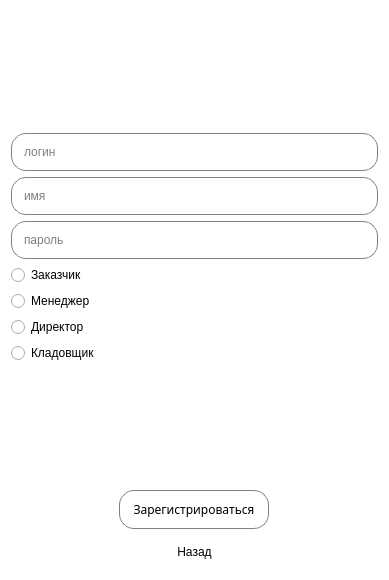
<?xml version="1.0" encoding="UTF-8"?>
<ui version="4.0">
 <class>Dialog</class>
 <widget class="QDialog" name="Dialog">
  <property name="geometry">
   <rect>
    <x>0</x>
    <y>0</y>
    <width>389</width>
    <height>580</height>
   </rect>
  </property>
  <property name="windowTitle">
   <string>Dialog</string>
  </property>
  <property name="styleSheet">
   <string notr="true">background: white;</string>
  </property>
  <layout class="QVBoxLayout" name="verticalLayout_2">
   <item>
    <layout class="QVBoxLayout" name="verticalLayout">
     <item>
      <spacer name="verticalSpacer_2">
       <property name="orientation">
        <enum>Qt::Vertical</enum>
       </property>
       <property name="sizeHint" stdset="0">
        <size>
         <width>20</width>
         <height>40</height>
        </size>
       </property>
      </spacer>
     </item>
     <item>
      <widget class="QLineEdit" name="login_field">
       <property name="styleSheet">
        <string notr="true">QLineEdit {
border: 1px solid gray;
border-radius: 15px;
padding: 10px;
}</string>
       </property>
       <property name="echoMode">
        <enum>QLineEdit::Normal</enum>
       </property>
       <property name="placeholderText">
        <string>логин</string>
       </property>
      </widget>
     </item>
     <item>
      <widget class="QLineEdit" name="name_field">
       <property name="styleSheet">
        <string notr="true">QLineEdit {
border: 1px solid gray;
border-radius: 15px;
padding: 10px;
}</string>
       </property>
       <property name="inputMethodHints">
        <set>Qt::ImhMultiLine|Qt::ImhPreferNumbers</set>
       </property>
       <property name="inputMask">
        <string/>
       </property>
       <property name="text">
        <string notr="true"/>
       </property>
       <property name="echoMode">
        <enum>QLineEdit::Normal</enum>
       </property>
       <property name="placeholderText">
        <string>имя</string>
       </property>
      </widget>
     </item>
     <item>
      <widget class="QLineEdit" name="password_field">
       <property name="styleSheet">
        <string notr="true">QLineEdit {
border: 1px solid gray;
border-radius: 15px;
padding: 10px;
}</string>
       </property>
       <property name="inputMethodHints">
        <set>Qt::ImhHiddenText|Qt::ImhMultiLine|Qt::ImhNoAutoUppercase|Qt::ImhNoPredictiveText|Qt::ImhPreferNumbers|Qt::ImhSensitiveData</set>
       </property>
       <property name="inputMask">
        <string/>
       </property>
       <property name="text">
        <string notr="true"/>
       </property>
       <property name="echoMode">
        <enum>QLineEdit::Password</enum>
       </property>
       <property name="placeholderText">
        <string>пароль</string>
       </property>
      </widget>
     </item>
     <item>
      <widget class="QRadioButton" name="customer_radio">
       <property name="text">
        <string>Заказчик</string>
       </property>
       <attribute name="buttonGroup">
        <string notr="true">buttonGroup</string>
       </attribute>
      </widget>
     </item>
     <item>
      <widget class="QRadioButton" name="manager_radio">
       <property name="text">
        <string>Менеджер</string>
       </property>
       <attribute name="buttonGroup">
        <string notr="true">buttonGroup</string>
       </attribute>
      </widget>
     </item>
     <item>
      <widget class="QRadioButton" name="director_radio">
       <property name="text">
        <string>Директор</string>
       </property>
       <attribute name="buttonGroup">
        <string notr="true">buttonGroup</string>
       </attribute>
      </widget>
     </item>
     <item>
      <widget class="QRadioButton" name="worker_radio">
       <property name="text">
        <string>Кладовщик</string>
       </property>
       <attribute name="buttonGroup">
        <string notr="true">buttonGroup</string>
       </attribute>
      </widget>
     </item>
     <item>
      <spacer name="verticalSpacer">
       <property name="orientation">
        <enum>Qt::Vertical</enum>
       </property>
       <property name="sizeHint" stdset="0">
        <size>
         <width>20</width>
         <height>40</height>
        </size>
       </property>
      </spacer>
     </item>
     <item alignment="Qt::AlignHCenter|Qt::AlignVCenter">
      <widget class="QPushButton" name="register_button">
       <property name="minimumSize">
        <size>
         <width>150</width>
         <height>0</height>
        </size>
       </property>
       <property name="font">
        <font>
         <family>Tw Cen MT</family>
        </font>
       </property>
       <property name="styleSheet">
        <string notr="true">QPushButton {
border: 1px solid gray;
border-radius: 15px;
padding: 10px;
}</string>
       </property>
       <property name="text">
        <string>Зарегистрироваться</string>
       </property>
      </widget>
     </item>
     <item alignment="Qt::AlignHCenter|Qt::AlignVCenter">
      <widget class="QPushButton" name="to_login_button">
       <property name="styleSheet">
        <string notr="true">QPushButton {
background: none;
border: none;
padding: 10px;
}</string>
       </property>
       <property name="text">
        <string>Назад</string>
       </property>
      </widget>
     </item>
    </layout>
   </item>
  </layout>
 </widget>
 <resources/>
 <connections/>
 <buttongroups>
  <buttongroup name="buttonGroup"/>
 </buttongroups>
</ui>
